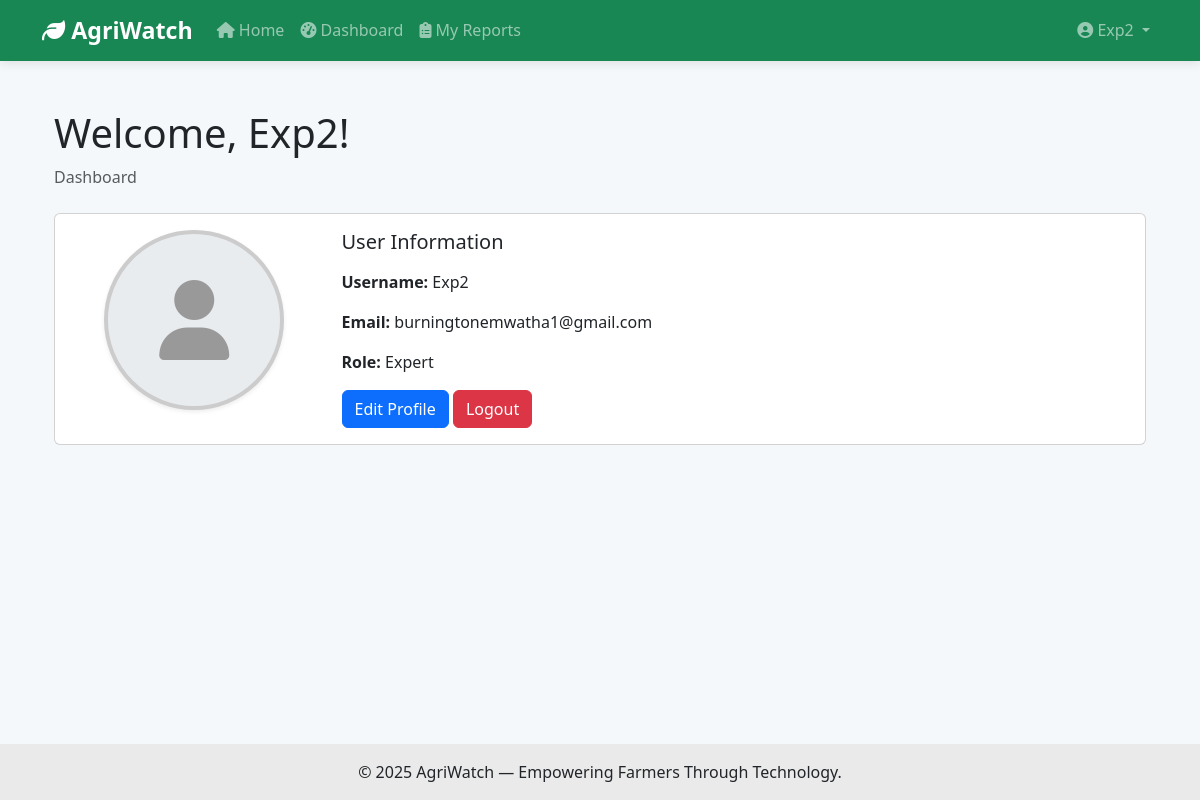
The page /farmcare/dashboard/ (signed in) on the database its author committed.
### accounts/models.py (models this page shows, shortened)
class User(AbstractUser):
    USER_TYPE_CHOICES = (
        ('farmer', 'Farmer'),
        ('expert', 'Expert'),
    )
    user_type = models.CharField(max_length=10, choices=USER_TYPE_CHOICES)
    profile_image = CloudinaryField('image', blank=True, null=True)
    bio = models.TextField(max_length=500, null=True, blank=True)
    specialties = models.CharField(max_length=250, null=True, blank=True,
                                   help_text='Comma separated list of specialties')
    credentials = models.TextField(null=True, blank=True, help_text='Qualifications and credentials')
    available = models.BooleanField(default=True, help_text='Is the expert currently available?')
    avg_rating = models.DecimalField(max_digits=3, decimal_places=2, default=0.00)
    rating_count = models.IntegerField(default=0)
    @property
    def unread_notifications_count(self):
        try:
            return self.notifications.filter(unread=True).count()
        except Exception:
            return 0

### farmcare/views.py (the view)
# urls.py: path('dashboard/', views.dashboard_view, name='dashboard'),
@login_required
def dashboard_view(request):
    user_reports = Report.objects.filter(user=request.user).count()
    paid_reports = Report.objects.filter(user=request.user, payment_status='paid').count()
    context = {
        'user': request.user,
        'user_reports': user_reports,
        'paid_reports': paid_reports,
    }
    return render(request, 'farmcare/dashboard.html', context)

### templates/farmcare/dashboard.html (shortened to what this page needs)
{% extends 'base.html' %}
{% block content %}
<div class="container mt-5">
    <div class="row">
        <div class="col-md-12">
            <h1>Welcome, {{ user.username }}!</h1>
            <p class="text-muted">Dashboard</p>
            <div class="card mt-4">
                <div class="card-body">
                    <div class="row">
                        <div class="col-md-3 text-center mb-3">
                            {% if user.profile_image %}
                                <img src="{{ user.profile_image.url }}" alt="{{ user.username }}" class="img-fluid rounded-circle shadow-sm" style="max-width: 180px; width: 180px; height: 180px; object-fit: cover; border: 4px solid #28a745;">
                            {% else %}
                                <div class="rounded-circle d-inline-flex align-items-center justify-content-center shadow-sm" style="width: 180px; height: 180px; background-color: #e9ecef; border: 4px solid #ccc;">
                                    <i class="fas fa-user" style="font-size: 5rem; color: #999;"></i>
                                </div>
                            {% endif %}
                        </div>
                        <div class="col-md-9">
                            <h5 class="card-title mb-3">User Information</h5>
                            <p><strong>Username:</strong> {{ user.username }}</p>
                            <p><strong>Email:</strong> {{ user.email }}</p>
                            <p><strong>Role:</strong> {{ user.get_user_type_display }}</p>
                            <div class="mt-3">
                                <a href="{% url 'accounts:profile' %}" class="btn btn-primary">Edit Profile</a>
                                <a href="{% url 'accounts:logout' %}" class="btn btn-danger">Logout</a>
                            </div>
                        </div>
                    </div>
                </div>
            </div>
        </div>
    </div>
</div>
{% endblock %}

### templates/base.html (shortened to what this page needs)
<!DOCTYPE html>
<html lang="en">
<head>
    <link href="https://cdn.jsdelivr.net/npm/bootstrap@5.3.0/dist/css/bootstrap.min.css" rel="stylesheet">
    <link rel="stylesheet" href="https://cdnjs.cloudflare.com/ajax/libs/font-awesome/6.4.0/css/all.min.css">
</head>
<body>
    <nav class="navbar navbar-expand-lg navbar-dark bg-success sticky-top">
        <div class="container">
            <a class="navbar-brand" href="{% url 'home' %}">
                <i class="fas fa-leaf"></i> AgriWatch
            </a>
            <div class="collapse navbar-collapse" id="navbarNav">
                <ul class="navbar-nav me-auto">
                    {% if user.is_authenticated %}
                        <li class="nav-item">
                            <a class="nav-link" href="{% url 'home' %}">
                                <i class="fas fa-home"></i> Home
                            </a>
                        </li>
                        <li class="nav-item">
                            <a class="nav-link" href="{% if user.user_type == 'expert' %}{% url 'farmcare:expert_dashboard' %}{% else %}{% url 'farmcare:dashboard' %}{% endif %}">
                                <i class="fas fa-tachometer-alt"></i> Dashboard
                            </a>
                        </li>
                        <li class="nav-item">
                            <a class="nav-link" href="{% url 'farmcare:reports' %}">
                                <i class="fas fa-clipboard-list"></i> My Reports
                            </a>
                        </li>
                    {% endif %}
                </ul>
                <ul class="navbar-nav">
                    {% if user.is_authenticated %}
                        <li class="nav-item dropdown">
                            <a class="nav-link dropdown-toggle" href="#" id="navbarDropdown" role="button"
                               data-bs-toggle="dropdown" aria-expanded="false">
                                <i class="fas fa-user-circle"></i> {{ user.username }}
                            </a>
                        </li>
                    {% endif %}
                </ul>
            </div>
        </div>
    </nav>
    <div class="content">
        <div class="container mt-4">
            {% block content %}{% endblock %}
        </div>
    </div>
    <footer class="py-3 text-center">
        <p class="mb-0">&copy; 2025 AgriWatch — Empowering Farmers Through Technology.</p>
    </footer>
</body>
</html>

### templates/base.html (style rules this page uses)
body { margin: 0; padding: 0; min-height: 100vh; display: flex; flex-direction: column; background-color: #f5f8fa; }
.content { flex: 1; }
.navbar-brand { font-weight: bold; font-size: 1.45rem; }
footer { background: #eaeaea; }
.navbar { transition: all 0.3s ease-in-out; box-shadow: 0 2px 10px rgba(0, 0, 0, 0.1); }

### rows shown on the page
User: username "Exp2", email "burningtonemwatha1@gmail.com", user_type "Expert"
